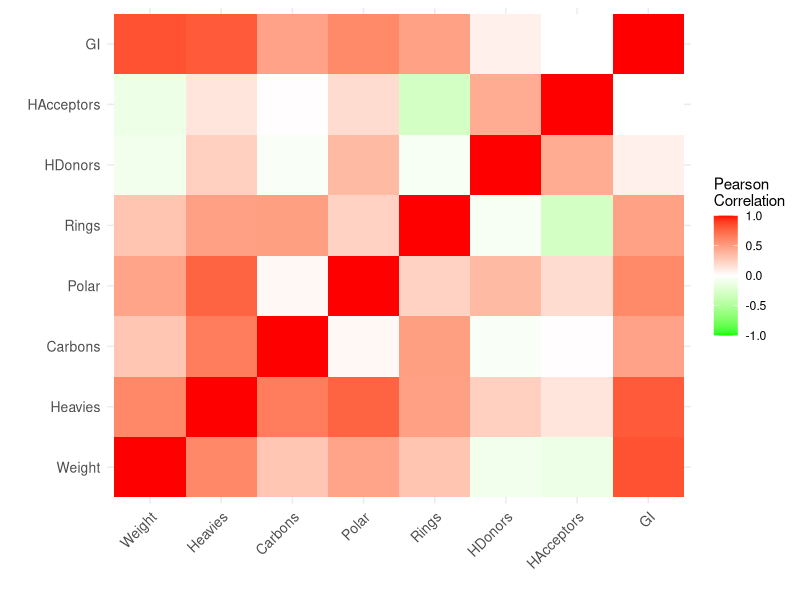
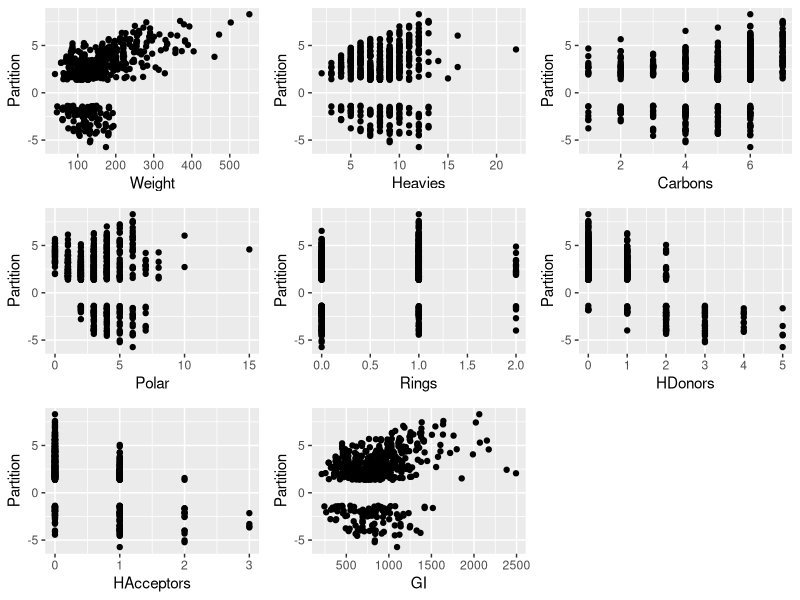
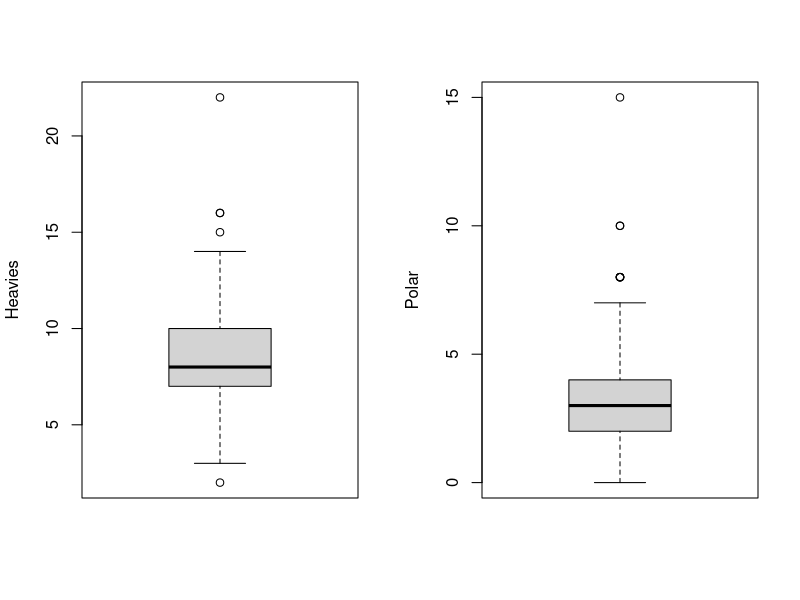
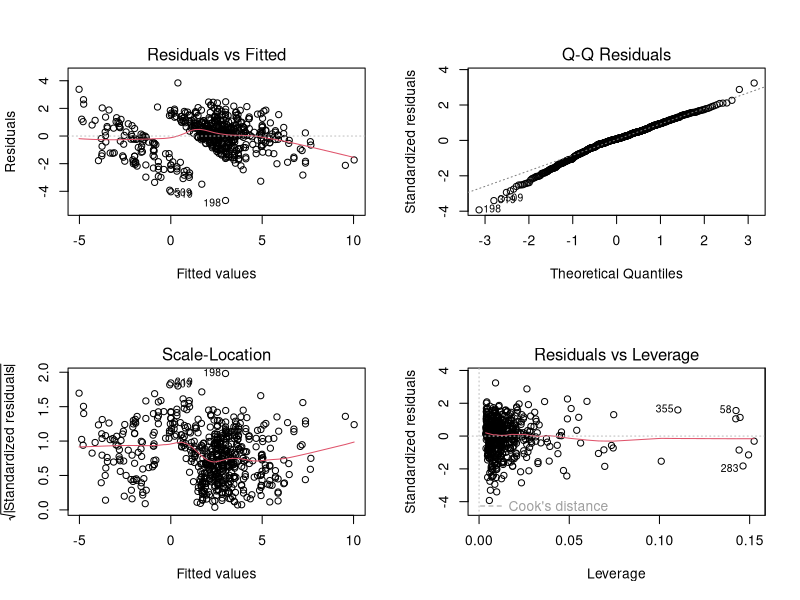
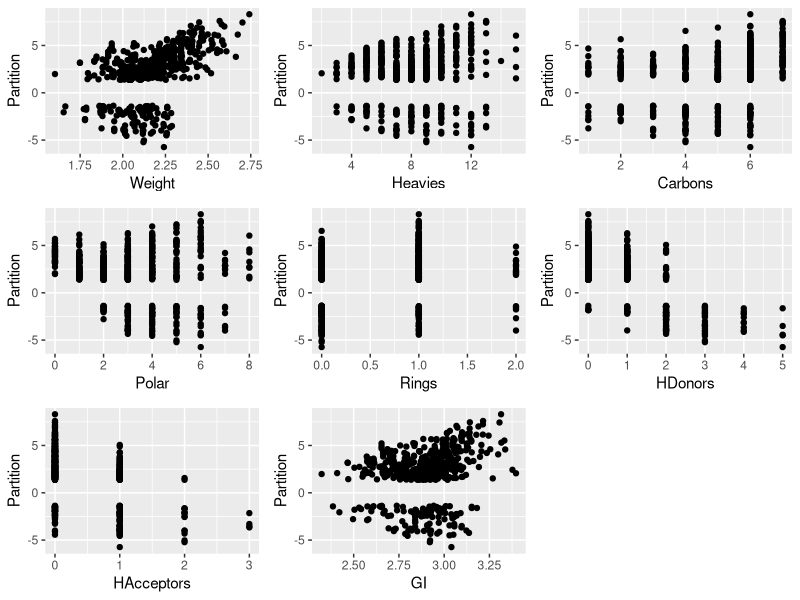
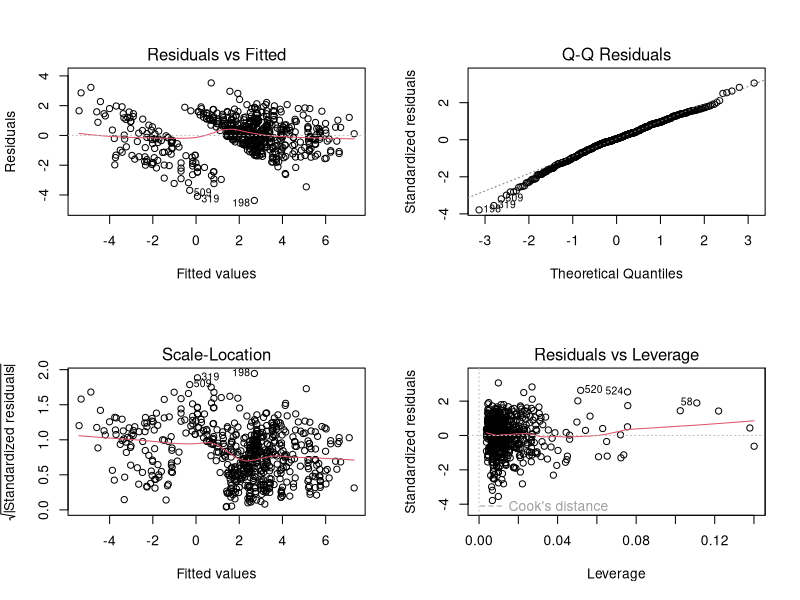
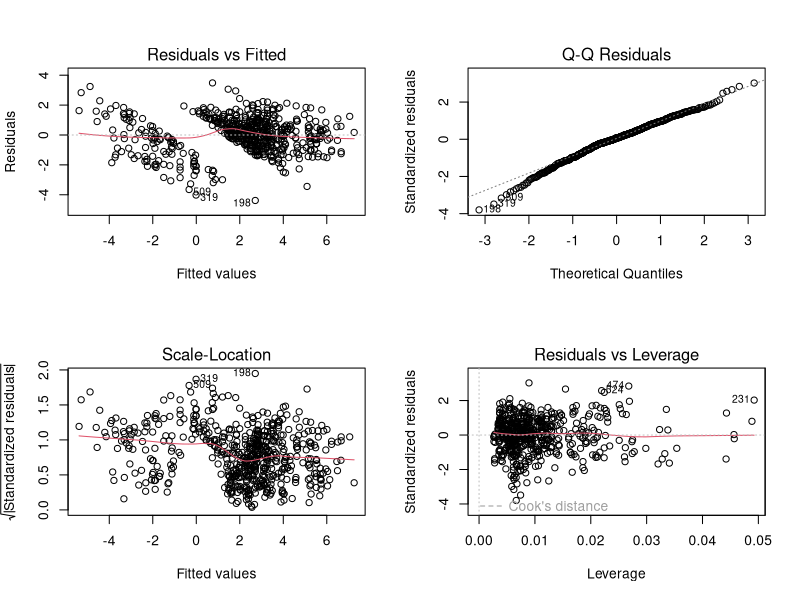
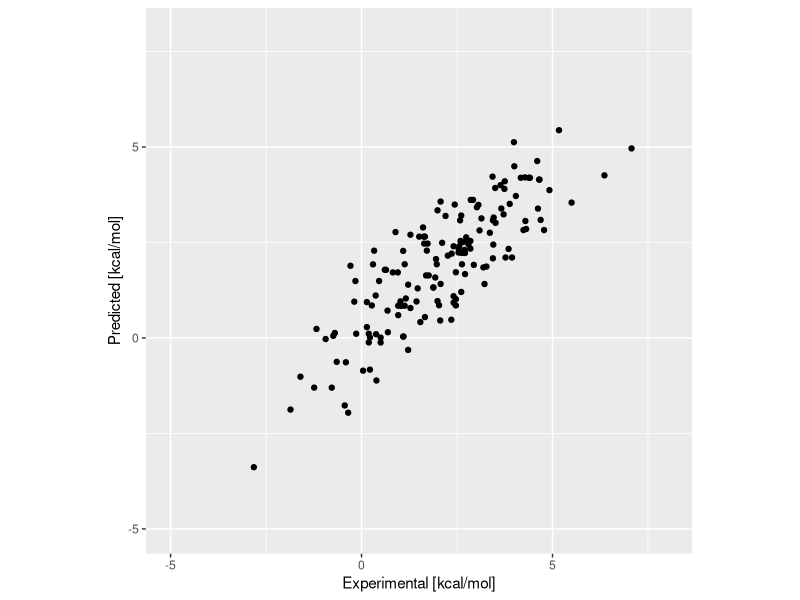

Reproduce these figures in R, in order.
## ---- chunk 1
library(readxl)
data <- read_excel("../data.xlsx")
colnames(data)
## ---- chunk 2
ii<-read.table("../overlap.dat")
data<-data[-ii$V1,]
## ---- chunk 3
library(ggplot2)
library(reshape2)

cormat<-melt(cor(data[,seq(5,dim(data)[2])]))

ii<-which(cormat[,"value"]==1)
maxv<-max(cormat[-ii,"value"])
maxi<-which(cormat["value"]==maxv)[1]

ggplot(data = cormat, aes(x=Var1, y=Var2, fill=value)) + scale_fill_gradient2(low="green", high="red", mid="white", midpoint=0, limit=c(-1,1), space="Lab", name="Pearson\nCorrelation") + xlab("") + ylab("")+ geom_tile() + theme_minimal() +  theme(axis.text.x=element_text(angle=45, vjust=1, size=10, hjust=1), axis.text.y = element_text(size=10))


## ---- chunk 4
p1<-ggplot(data=data, aes(x=Weight, y=Partition)) + geom_point() 
p2<-ggplot(data=data, aes(x=Heavies, y=Partition)) + geom_point()
p3<-ggplot(data=data, aes(x=Carbons, y=Partition)) + geom_point() 
p4<-ggplot(data=data, aes(x=Polar, y=Partition)) + geom_point() 
p5<-ggplot(data=data, aes(x=Rings, y=Partition)) + geom_point()
p6<-ggplot(data=data, aes(x=HDonors, y=Partition)) + geom_point() 
p7<-ggplot(data=data, aes(x=HAcceptors, y=Partition)) + geom_point() 
p8<-ggplot(data=data, aes(x=GI, y=Partition)) + geom_point() 
library(grid)
library(gridExtra)
grid.arrange(p1, p2, p3, p4, p5, p6, p7, p8, ncol=3)
## ---- chunk 5
par(mfrow=c(1,2))
boxplot(data$Heavies, ylab="Heavies")
boxplot(data$Polar, ylab="Polar")
## ---- chunk 6
mm<-lm(Partition~Weight+Heavies+Carbons+Polar+Rings+HDonors+HAcceptors+GI,data=data)
summary(mm)
## ---- chunk 7
par(mfrow=c(2,2))
plot(mm)
## ---- chunk 8
data2<-data
data2$Weight<-log10(data$Weight)
data2[data$Heavies>15,]$Heavies<-15
data2[data$Polar>8,]$Polar<-8
data2$HDonors<-data$HDonors
data2$GI<-log10(data$GI)
p1<-ggplot(data=data2, aes(x=Weight, y=Partition)) + geom_point() 
p2<-ggplot(data=data2, aes(x=Heavies, y=Partition)) + geom_point()
p3<-ggplot(data=data2, aes(x=Carbons, y=Partition)) + geom_point() 
p4<-ggplot(data=data2, aes(x=Polar, y=Partition)) + geom_point() 
p5<-ggplot(data=data2, aes(x=Rings, y=Partition)) + geom_point()
p6<-ggplot(data=data2, aes(x=HDonors, y=Partition)) + geom_point() 
p7<-ggplot(data=data2, aes(x=HAcceptors, y=Partition)) + geom_point() 
p8<-ggplot(data=data2, aes(x=GI, y=Partition)) + geom_point() 
grid.arrange(p1, p2, p3, p4, p5, p6, p7, p8, ncol=3)
## ---- chunk 9
mm<-lm(Partition~Weight+Heavies+Carbons+Polar+Rings+HDonors+HAcceptors+GI,data=data2)
summary(mm)
par(mfrow=c(2,2))
plot(mm)
## ---- chunk 10
mm<-lm(Partition~Weight+Heavies+Carbons+Polar+Rings+HDonors+HAcceptors+GI,data=data2)
mm_stepped<-step(mm,trace=T)
summary(mm_stepped)
## ---- chunk 11
par(mfrow=c(2,2))
plot(mm_stepped)
## ---- chunk 12
sota<-read_excel("../minnesota.xlsx")
sota$Weight<-log10(sota$Weight)
sota$GI<-log10(sota$GI)
f<-sota[c("Partition")]
f$pred<-predict(mm_stepped, sota[c("Weight","Carbons","HDonors","HAcceptors","GI")])
## ---- chunk 13
library(ggplot2)
qplot(Partition, pred, data=f, xlab="Experimental [kcal/mol]", ylab="Predicted [kcal/mol]", xlim=c(-5,8), ylim=c(-5,8)) + theme(aspect.ratio=1)
